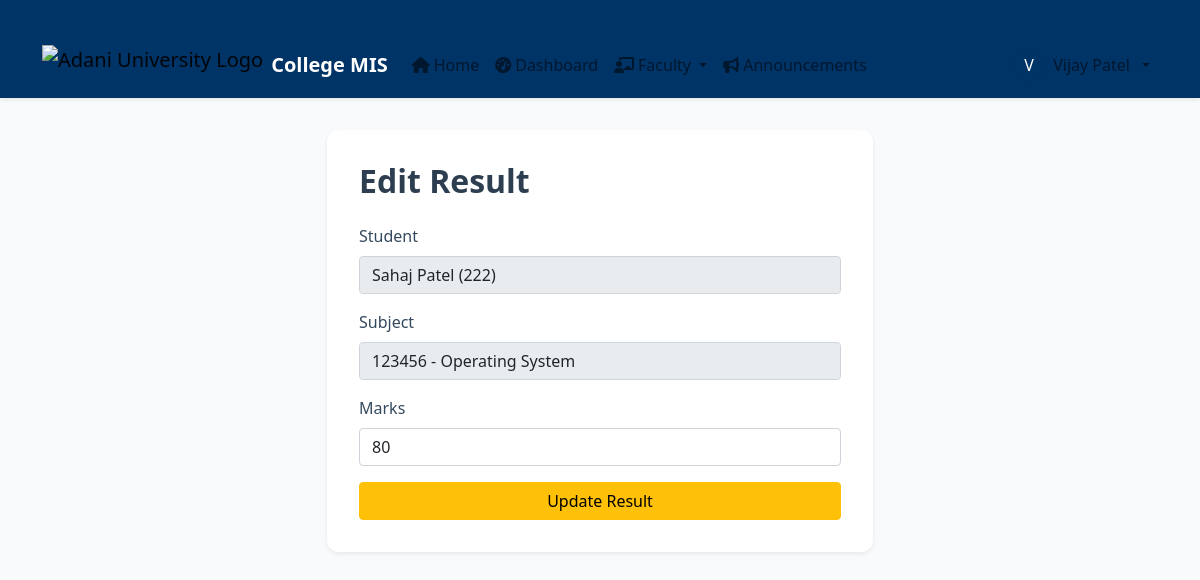
The page /faculty/results/6/edit/ (signed in) on the database its author committed.
### core/models.py (models this page shows, shortened)
class User(AbstractUser):
    is_student = models.BooleanField(default=False)
    is_faculty = models.BooleanField(default=False)

class Result(models.Model):
    student = models.ForeignKey(Student, on_delete=models.CASCADE)
    subject = models.ForeignKey(Subject, on_delete=models.CASCADE)
    marks = models.IntegerField()
    grade = models.CharField(max_length=2, blank=True)

class Student(models.Model):
    DEPARTMENT_CHOICES = [
        ('computer_science', 'Computer Science'),
        ('information_technology', 'Information Technology'),
        ('electronics', 'Electronics & Communication'),
        ('mechanical', 'Mechanical Engineering'),
        ('civil', 'Civil Engineering'),
        ('electrical', 'Electrical Engineering'),
        ('other', 'Other'),
    ]
    user = models.OneToOneField('core.User', on_delete=models.CASCADE)
    roll_number = models.CharField(max_length=20, unique=True)
    phone_number = models.CharField(max_length=20, blank=True)
    department = models.CharField(max_length=50, choices=DEPARTMENT_CHOICES, default='computer_science')
    subjects = models.ManyToManyField(Subject, blank=True)

class Subject(models.Model):
    name = models.CharField(max_length=100)
    code = models.CharField(max_length=20, unique=True, null=True, blank=True)
    faculty = models.ForeignKey(Faculty, on_delete=models.SET_NULL, null=True, blank=True)

### faculty/views.py (the view)
# urls.py: path('results/<int:result_id>/edit/', edit_result, name='edit_result'),
@login_required
def edit_result(request, result_id):
    if not hasattr(request.user, 'faculty'):
        return redirect('login')
    result = get_object_or_404(Result, id=result_id)
    if request.method == 'POST':
        result.marks = request.POST.get('marks')
        result.save()
        messages.success(request, 'Result updated successfully!')
        return redirect('manage_results')
    return render(request, 'faculty/edit_result.html', {'result': result})

### templates/faculty/edit_result.html (shortened to what this page needs)
{% extends 'base.html' %}
{% block content %}
<div class="row justify-content-center">
  <div class="col-md-6">
    <div class="card shadow-sm">
      <div class="card-body">
        <h2 class="mb-4">Edit Result</h2>
        <form method="post">
          <div class="mb-3">
            <label class="form-label">Student</label>
            <input type="text" class="form-control" value="{{ result.student.user.first_name }} ({{ result.student.roll_number }})" readonly>
          </div>
          <div class="mb-3">
            <label class="form-label">Subject</label>
            <input type="text" class="form-control" value="{{ result.subject.code }} - {{ result.subject.name }}" readonly>
          </div>
          <div class="mb-3">
            <label for="marks" class="form-label">Marks</label>
            <input type="number" class="form-control" id="marks" name="marks" value="{{ result.marks }}" min="0" max="100" required>
          </div>
          <button type="submit" class="btn btn-warning w-100">Update Result</button>
        </form>
      </div>
    </div>
  </div>
</div>
{% endblock %}

### templates/base.html (shortened to what this page needs)
{% load static %}
<!DOCTYPE html>
<html lang="en">
<head>
    <link href="https://cdn.jsdelivr.net/npm/bootstrap@5.1.3/dist/css/bootstrap.min.css" rel="stylesheet">
    <link rel="stylesheet" href="https://cdnjs.cloudflare.com/ajax/libs/font-awesome/6.0.0/css/all.min.css">
    <link rel="stylesheet" href="{% static 'css/styles.css' %}">
</head>
<body>
    <nav class="navbar navbar-expand-lg navbar-light bg-white shadow-sm py-2 sticky-top">
        <div class="container">
            <a class="navbar-brand d-flex align-items-center gap-2" href="{% url 'home' %}">
                <img src="https://www.sikshapedia.com/public/data/colleges/adani-university-ahmedabad-gujarat/adani-university-ahmedabad-gujarat-logo.webp" alt="Adani University Logo" style="height: 40px;" class="align-middle"/>
                <span class="fw-bold text-primary">College MIS</span>
            </a>
            <div class="collapse navbar-collapse" id="navbarNav">
                <ul class="navbar-nav me-auto mb-2 mb-lg-0">
                    <li class="nav-item">
                        <a class="nav-link" href="{% url 'home' %}">
                            <i class="fas fa-home me-1"></i>Home
                        </a>
                    </li>
                    {% if user.is_authenticated %}
                        <li class="nav-item">
                            <a class="nav-link" href="{% url 'dashboard' %}">
                                <i class="fas fa-tachometer-alt me-1"></i>Dashboard
                            </a>
                        </li>
                        {% if user.faculty %}
                            <li class="nav-item dropdown">
                                <a class="nav-link dropdown-toggle" href="#" id="facultyDropdown" role="button" data-bs-toggle="dropdown">
                                    <i class="fas fa-chalkboard-teacher me-1"></i>Faculty
                                </a>
                            </li>
                        {% endif %}
                        <li class="nav-item">
                            <a class="nav-link" href="{% url 'announcement_list' %}">
                                <i class="fas fa-bullhorn me-1"></i>Announcements
                            </a>
                        </li>
                    {% endif %}
                </ul>
                <ul class="navbar-nav ms-auto mb-2 mb-lg-0">
                    {% if user.is_authenticated %}
                        <li class="nav-item dropdown">
                            <a class="nav-link dropdown-toggle d-flex align-items-center gap-2" href="#" id="userDropdown" role="button" data-bs-toggle="dropdown">
                                <span class="avatar bg-primary text-white rounded-circle d-inline-flex justify-content-center align-items-center" style="width:32px;height:32px;font-size:1rem;">
                                    {% if user.first_name %}{{ user.first_name|slice:":1"|upper }}{% else %}{{ user.username|slice:":1"|upper }}{% endif %}
                                </span>
                                <span class="d-none d-md-inline">{{ user.first_name }} {{ user.last_name }}</span>
                            </a>
                        </li>
                    {% endif %}
                </ul>
            </div>
        </div>
    </nav>
    <main class="container mt-4">
        {% block content %}{% endblock %}
    </main>
</body>
</html>

### static/css/styles.css (style rules this page uses)
body { font-family: 'Segoe UI', 'Roboto', 'Arial', sans-serif; background-color: #f8fafc; }
.navbar, .bg-primary { background-color: #003366 !important; }
.text-primary, .btn-primary { color: #fff !important; background-color: #003366 !important; border-color: #003366 !important; }
h1, h2, h3, h4, h5, h6 { font-family: 'Segoe UI', 'Roboto', 'Arial', sans-serif; color: #003366; }
a { color: #003366; }
.navbar-brand img { height: 40px; }
.navbar { margin-bottom: 2rem; }
.container { margin-top: 2rem; }
.card { border-radius: 12px; box-shadow: 0 4px 24px rgba(0,0,0,0.08), 0 1.5px 4px rgba(0,0,0,0.03); border: none; background: #fff; }
.card-body { padding: 2rem; }
h2 { font-weight: 600; color: #2c3e50; }
form label { font-weight: 500; color: #34495e; }
form input, form select { border-radius: 6px; border: 1px solid #ced4da; padding: 0.5rem 0.75rem; margin-bottom: 1rem; width: 100%; box-sizing: border-box; }

### rows shown on the page
User: first_name "V", first_name "Vijay Patel"
Result: student.user.first_name "Sahaj Patel (222)", subject.code "123456 - Operating System", marks "80"
